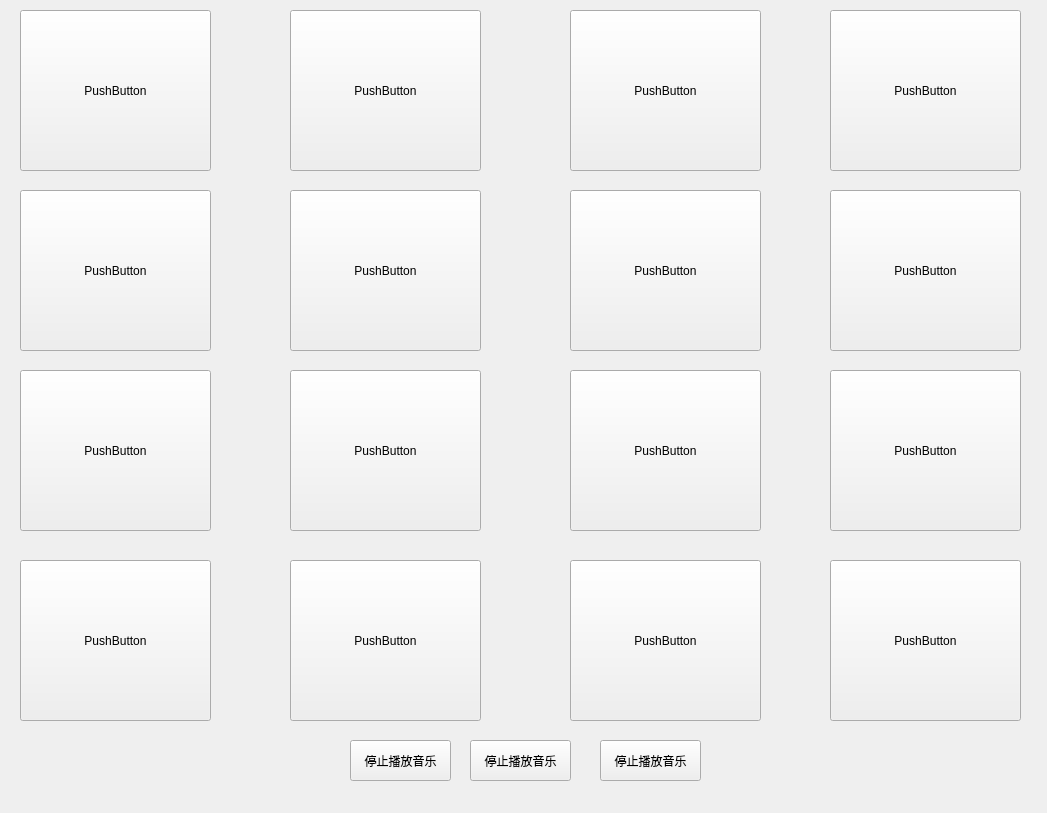
<?xml version="1.0" encoding="UTF-8"?>
<ui version="4.0">
 <class>MainWindow</class>
 <widget class="QMainWindow" name="MainWindow">
  <property name="geometry">
   <rect>
    <x>0</x>
    <y>0</y>
    <width>1047</width>
    <height>813</height>
   </rect>
  </property>
  <property name="windowTitle">
   <string>MainWindow</string>
  </property>
  <widget class="QWidget" name="centralwidget">
   <widget class="QPushButton" name="pushButton">
    <property name="geometry">
     <rect>
      <x>20</x>
      <y>10</y>
      <width>191</width>
      <height>161</height>
     </rect>
    </property>
    <property name="text">
     <string>PushButton</string>
    </property>
   </widget>
   <widget class="QPushButton" name="pushButton_2">
    <property name="geometry">
     <rect>
      <x>830</x>
      <y>10</y>
      <width>191</width>
      <height>161</height>
     </rect>
    </property>
    <property name="text">
     <string>PushButton</string>
    </property>
   </widget>
   <widget class="QPushButton" name="pushButton_3">
    <property name="geometry">
     <rect>
      <x>570</x>
      <y>10</y>
      <width>191</width>
      <height>161</height>
     </rect>
    </property>
    <property name="text">
     <string>PushButton</string>
    </property>
   </widget>
   <widget class="QPushButton" name="pushButton_4">
    <property name="geometry">
     <rect>
      <x>290</x>
      <y>10</y>
      <width>191</width>
      <height>161</height>
     </rect>
    </property>
    <property name="text">
     <string>PushButton</string>
    </property>
   </widget>
   <widget class="QPushButton" name="pushButton_5">
    <property name="geometry">
     <rect>
      <x>20</x>
      <y>190</y>
      <width>191</width>
      <height>161</height>
     </rect>
    </property>
    <property name="text">
     <string>PushButton</string>
    </property>
   </widget>
   <widget class="QPushButton" name="pushButton_6">
    <property name="geometry">
     <rect>
      <x>830</x>
      <y>190</y>
      <width>191</width>
      <height>161</height>
     </rect>
    </property>
    <property name="text">
     <string>PushButton</string>
    </property>
   </widget>
   <widget class="QPushButton" name="pushButton_7">
    <property name="geometry">
     <rect>
      <x>570</x>
      <y>190</y>
      <width>191</width>
      <height>161</height>
     </rect>
    </property>
    <property name="text">
     <string>PushButton</string>
    </property>
   </widget>
   <widget class="QPushButton" name="pushButton_8">
    <property name="geometry">
     <rect>
      <x>290</x>
      <y>190</y>
      <width>191</width>
      <height>161</height>
     </rect>
    </property>
    <property name="text">
     <string>PushButton</string>
    </property>
   </widget>
   <widget class="QPushButton" name="pushButton_9">
    <property name="geometry">
     <rect>
      <x>20</x>
      <y>370</y>
      <width>191</width>
      <height>161</height>
     </rect>
    </property>
    <property name="text">
     <string>PushButton</string>
    </property>
   </widget>
   <widget class="QPushButton" name="pushButton_10">
    <property name="geometry">
     <rect>
      <x>830</x>
      <y>370</y>
      <width>191</width>
      <height>161</height>
     </rect>
    </property>
    <property name="text">
     <string>PushButton</string>
    </property>
   </widget>
   <widget class="QPushButton" name="pushButton_11">
    <property name="geometry">
     <rect>
      <x>570</x>
      <y>370</y>
      <width>191</width>
      <height>161</height>
     </rect>
    </property>
    <property name="text">
     <string>PushButton</string>
    </property>
   </widget>
   <widget class="QPushButton" name="pushButton_12">
    <property name="geometry">
     <rect>
      <x>290</x>
      <y>370</y>
      <width>191</width>
      <height>161</height>
     </rect>
    </property>
    <property name="text">
     <string>PushButton</string>
    </property>
   </widget>
   <widget class="QPushButton" name="pushButton_13">
    <property name="geometry">
     <rect>
      <x>20</x>
      <y>560</y>
      <width>191</width>
      <height>161</height>
     </rect>
    </property>
    <property name="text">
     <string>PushButton</string>
    </property>
   </widget>
   <widget class="QPushButton" name="pushButton_14">
    <property name="geometry">
     <rect>
      <x>830</x>
      <y>560</y>
      <width>191</width>
      <height>161</height>
     </rect>
    </property>
    <property name="text">
     <string>PushButton</string>
    </property>
   </widget>
   <widget class="QPushButton" name="pushButton_15">
    <property name="geometry">
     <rect>
      <x>570</x>
      <y>560</y>
      <width>191</width>
      <height>161</height>
     </rect>
    </property>
    <property name="text">
     <string>PushButton</string>
    </property>
   </widget>
   <widget class="QPushButton" name="pushButton_16">
    <property name="geometry">
     <rect>
      <x>290</x>
      <y>560</y>
      <width>191</width>
      <height>161</height>
     </rect>
    </property>
    <property name="text">
     <string>PushButton</string>
    </property>
   </widget>
   <widget class="QPushButton" name="pushButton_17">
    <property name="geometry">
     <rect>
      <x>470</x>
      <y>740</y>
      <width>101</width>
      <height>41</height>
     </rect>
    </property>
    <property name="text">
     <string>停止播放音乐</string>
    </property>
   </widget>
   <widget class="QPushButton" name="pushButton_18">
    <property name="geometry">
     <rect>
      <x>350</x>
      <y>740</y>
      <width>101</width>
      <height>41</height>
     </rect>
    </property>
    <property name="text">
     <string>停止播放音乐</string>
    </property>
   </widget>
   <widget class="QPushButton" name="pushButton_19">
    <property name="geometry">
     <rect>
      <x>600</x>
      <y>740</y>
      <width>101</width>
      <height>41</height>
     </rect>
    </property>
    <property name="text">
     <string>停止播放音乐</string>
    </property>
   </widget>
  </widget>
 </widget>
 <resources/>
 <connections/>
</ui>
